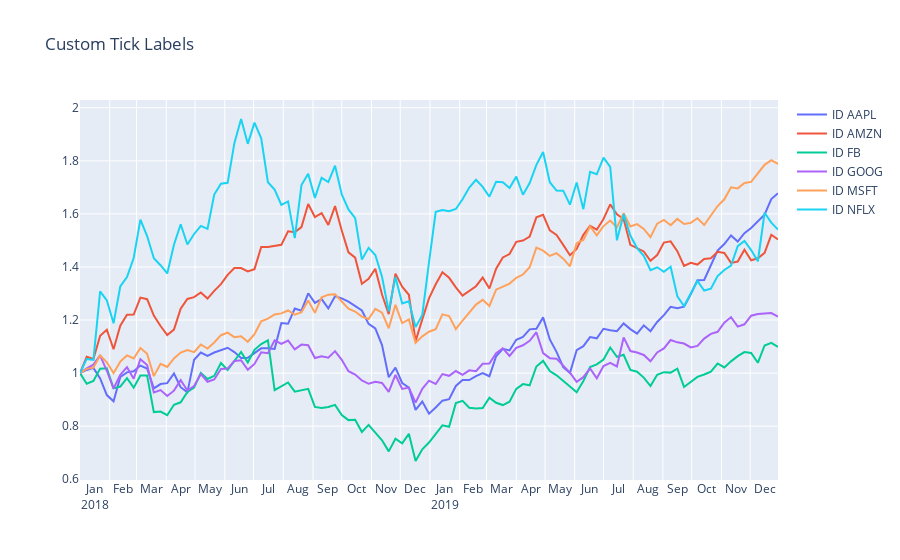

The notebook cell saved with this chart:
### Markdown cell above
# Plot using graph object

### Code cell
col_id = "ID"
col_time = "date"
col_x = "Value"

fig = go.Figure() # Create a figure

# Iterately add a trace
for ID, sub_df in df_long.groupby(by=col_id):
    fig.add_trace(
        # add graph_objects use go
        go.Scatter(
            x=sub_df[col_time],
            y=sub_df[col_x],
            mode='lines',
            name=f'{col_id} {ID}',
            hovertext=sub_df[col_time].dt.strftime('%B %d, %Y')  # Format the hover text
        )
    )

# update x-axis
fig.update_xaxes(
    dtick="M1",            # distance between two ticks
    tickformat="%b\n%Y",
    ticklabelmode="period"  # Moving Tick Labels to the Middle of the Period
)

# update title
fig.update_layout(
    title='Custom Tick Labels'
)

fig.show()
